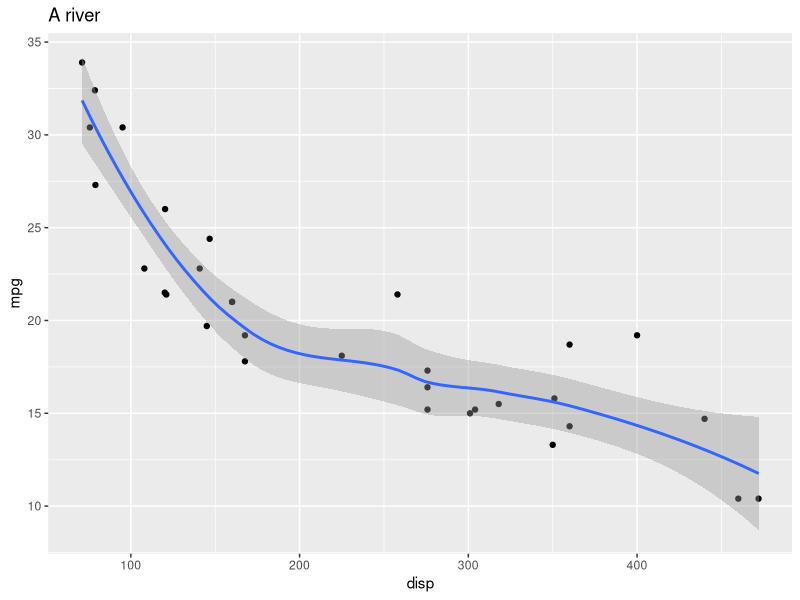

This chart was generated by the following R code:
## ---- chunk 1
knitr::opts_chunk$set()
## ---- chunk 2
library(tidyverse)
ggplot(mtcars, aes(disp, mpg)) +
  geom_point() +
  geom_smooth() +
  labs(title = "A river")
  theme(text = element_text(family = "Roboto"))

